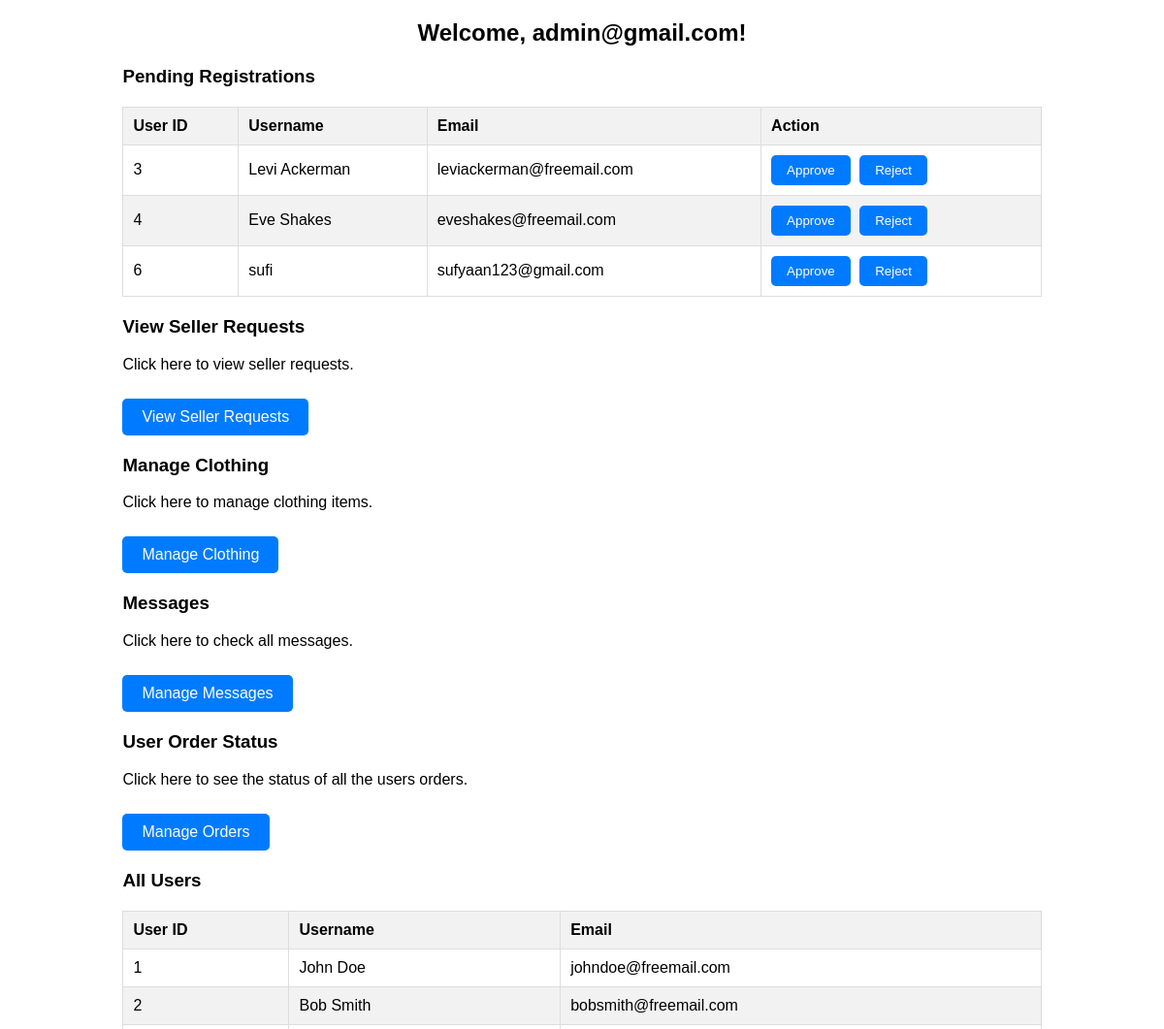
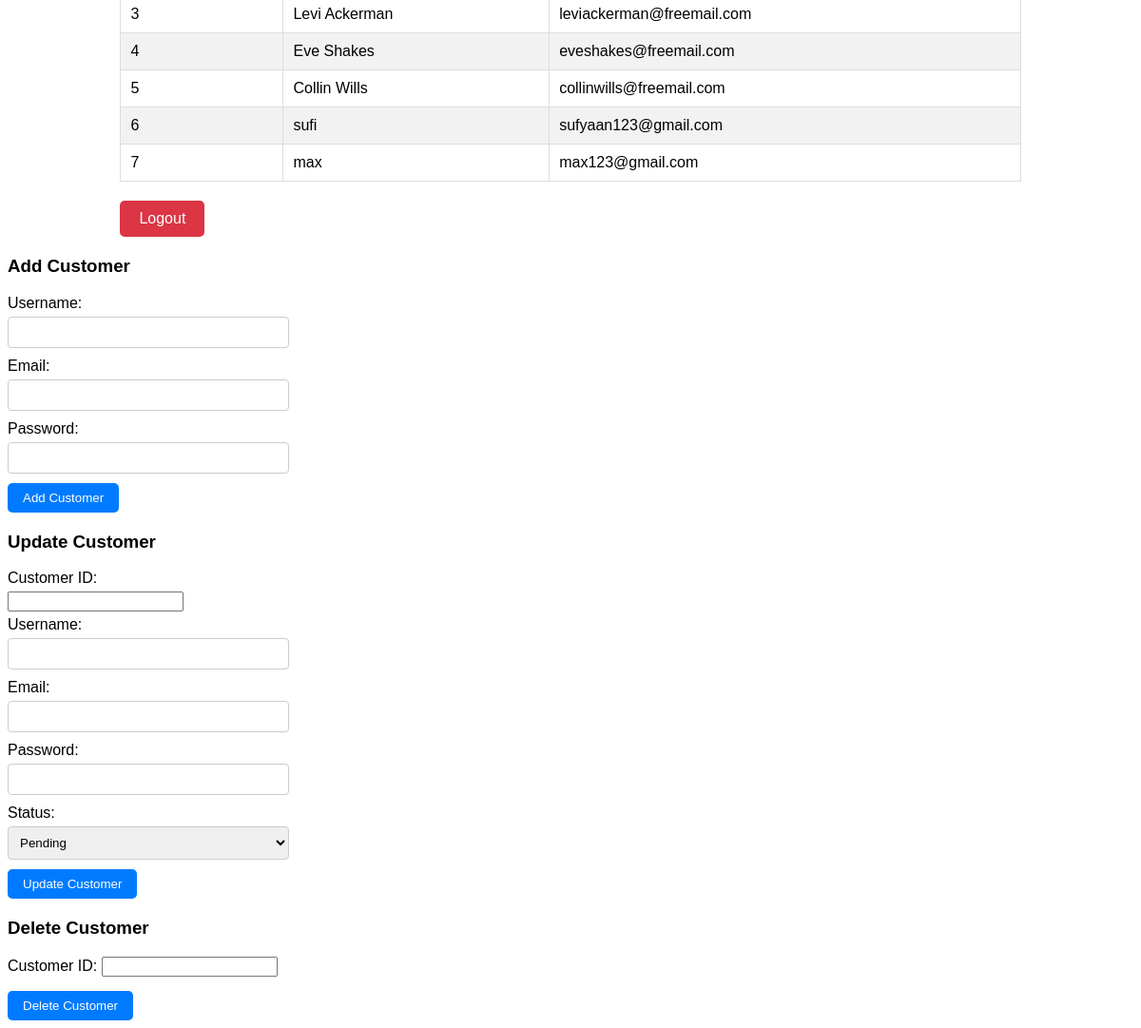
The page /admin_dashboard.php (signed in) on the database its author committed (2 pictures, top to bottom).
### tables this page shows
CREATE TABLE IF NOT EXISTS `tbluser` (
  `UserID` int(11) NOT NULL AUTO_INCREMENT,
  `Username` varchar(50) NOT NULL,
  `Email` varchar(100) NOT NULL,
  `Password` varchar(255) NOT NULL,
  `RegistrationDate` timestamp NULL DEFAULT CURRENT_TIMESTAMP,
  `Status` varchar(20) NOT NULL DEFAULT 'pending',
  PRIMARY KEY (`UserID`)
);

### admin_dashboard.php (the view, shortened to what this page needs)
<?php
include 'DBConn.php';
$query = "SELECT * FROM tblUser WHERE Status = 'pending'";
$result = $connect->query($query);
?>
<!DOCTYPE html>
<html lang="en">
<head>
    <link rel="stylesheet" href="CSS/admin_dashboard_styles.css">
    <link rel="stylesheet" href="CSS/admin_styles.css">
</head>
<body>
    <div class="container">
        <h2>Welcome, <?php echo $_SESSION['admin']; ?>!</h2>
        <h3>Pending Registrations</h3>
        <table>
            <thead>
                <tr>
                    <th>User ID</th>
                    <th>Username</th>
                    <th>Email</th>
                    <th>Action</th>
                </tr>
            </thead>
            <tbody>
                <?php while ($row = $result->fetch_assoc()) : ?>
                    <tr>
                        <td><?php echo $row['UserID']; ?></td>
                        <td><?php echo $row['Username']; ?></td>
                        <td><?php echo $row['Email']; ?></td>
                        <td>
                            <form action="verify_registration.php" method="post">
                                <button type="submit" name="approve">Approve</button>
                                <button type="submit" name="reject">Reject</button>
                            </form>
                        </td>
                    </tr>
                <?php endwhile; ?>
            </tbody>
        </table>
        <div class="dashboard-item">
            <h3>View Seller Requests</h3>
            <p>Click here to view seller requests.</p>
            <a href="view_seller_requests.php" class="dashboard-link">View Seller Requests</a>
        </div>
        <div class="dashboard-item">
            <h3>Manage Clothing</h3>
            <p>Click here to manage clothing items.</p>
            <a href="admin_clothing.php" class="dashboard-link">Manage Clothing</a>
        </div>
        <div class="dashboard-item">
            <h3>Messages</h3>
            <p>Click here to check all messages.</p>
            <a href="admin_messages.php" class="dashboard-link">Manage Messages</a>
        </div>
        <div class="dashboard-item">
            <h3>User Order Status</h3>
            <p>Click here to see the status of all the users orders.</p>
            <a href="admin_orders.php" class="dashboard-link">Manage Orders</a>
        </div>
        <h3>All Users</h3>
        <table>
            <thead>
                <tr>
                    <th>User ID</th>
                    <th>Username</th>
                    <th>Email</th>
                </tr>
            </thead>
            <tbody>
                <?php
                $query = "SELECT * FROM tblUser";
                $result = $connect->query($query);
                while ($row = $result->fetch_assoc()) :
                ?>
                    <tr>
                        <td><?php echo $row['UserID']; ?></td>
                        <td><?php echo $row['Username']; ?></td>
                        <td><?php echo $row['Email']; ?></td>
                    </tr>
                <?php endwhile; ?>
            </tbody>
        </table>
        <a href="admin_logout.php" class="logout-btn">Logout</a>
    </div>
    <div class="form-container">
        <h3>Add Customer</h3>
        <form action="add_customer.php" method="post">
            <label for="username">Username:</label>
            <input type="text" id="username" name="username" required><br>
            <label for="email">Email:</label>
            <input type="email" id="email" name="email" required><br>
            <label for="password">Password:</label>
            <input type="password" id="password" name="password" required><br>
            <button type="submit">Add Customer</button>
        </form>
    </div>
    <div class="form-container">
        <h3>Update Customer</h3>
        <form action="update_customer.php" method="post">
            <label for="customer_id">Customer ID:</label>
            <input type="number" id="customer_id" name="customer_id" required><br>
            <label for="username">Username:</label>
            <input type="text" id="username" name="username"><br>
            <label for="email">Email:</label>
            <input type="email" id="email" name="email"><br>
            <label for="password">Password:</label>
            <input type="password" id="password" name="password"><br>
            <label for="status">Status:</label>
            <select name="status" id="status">
                <option value="pending">Pending</option>
            </select><br>
            <button type="submit">Update Customer</button>
        </form>
    </div>
    <h3>Delete Customer</h3>
    <form action="delete_customer.php" method="post" id="deleteForm">
        <label for="customer_id">Customer ID:</label>
        <input type="number" id="customer_id" name="customer_id" required><br>
        <button type="button" onclick="confirmDelete()">Delete Customer</button>
    </form>
</body>
</html>

### CSS/admin_dashboard_styles.css (style rules this page uses)
body { font-family: Arial, sans-serif; }
.container { width: 80%; margin: 0 auto; }
h2 { text-align: center; }
h3 { margin-top: 20px; }
table { width: 100%; border-collapse: collapse; margin-top: 20px; }
th, td { padding: 10px; border: 1px solid #ddd; text-align: left; }
th { background-color: #f2f2f2; }
tbody tr:nth-child(even) { background-color: #f2f2f2; }
button { padding: 8px 16px; border: none; cursor: pointer; margin-right: 5px; background-color: #007bff; color: #fff; border-radius: 5px; }
.logout-btn { padding: 10px 20px; border: none; cursor: pointer; background-color: #dc3545; color: #fff; border-radius: 5px; text-decoration: none; display: inline-block; margin-top: 20px; }

### CSS/admin_styles.css (style rules this page uses)
.form-container { margin-top: 20px; }
.form-container h3 { margin-top: 20px; }
.form-container form { margin-bottom: 20px; }
.form-container label { display: block; margin-bottom: 5px; }
.form-container input[type="text"], .form-container input[type="email"], .form-container input[type="password"], .form-container select { width: 25%; padding: 8px; margin-bottom: 10px; border: 1px solid #ccc; border-radius: 4px; box-sizing: border-box; }
.form-container button[type="submit"], .form-container button[type="button"] { padding: 8px 16px; border: none; cursor: pointer; background-color: #007bff; color: #fff; border-radius: 5px; }
#customer_id { margin-bottom: 5px; }
button[type="button"] { margin-top: 10px; }

### admin_dashboard.php (style rules this page uses)
.dashboard-link { display: inline-block; background-color: #007bff; color: #fff; text-decoration: none; padding: 10px 20px; border-radius: 5px; margin-top: 10px; transition: background-color 0.3s; }

### rows shown on the page
tbluser: UserID "3", Username "Levi Ackerman", Email "leviackerman@freemail.com"
tbluser: UserID "4", Username "Eve Shakes", Email "eveshakes@freemail.com"
tbluser: UserID "6", Username "sufi", Email "sufyaan123@gmail.com"
tbluser: UserID "1", Username "John Doe", Email "johndoe@freemail.com"
tbluser: UserID "2", Username "Bob Smith", Email "bobsmith@freemail.com"
tbluser: UserID "5", Username "Collin Wills", Email "collinwills@freemail.com"
tbluser: UserID "7", Username "max", Email "max123@gmail.com"

### other values the page prints
$_SESSION['admin'] "admin@gmail.com"
